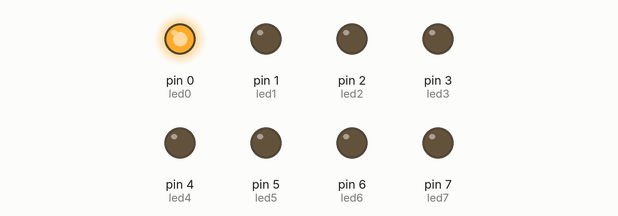
A sketch run on a simulated Arduino Uno, built with avr-gcc and run on an emulated ATmega328P. Parts: output pins drawn as LEDs (lit = HIGH).

Above: at 0.3 s.
At 7.1 s:
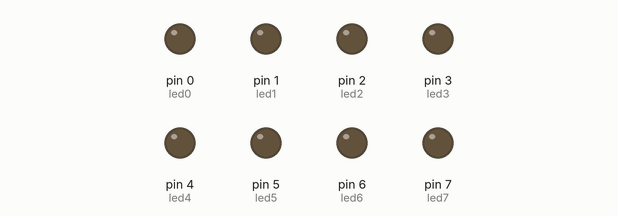
At 9.7 s:
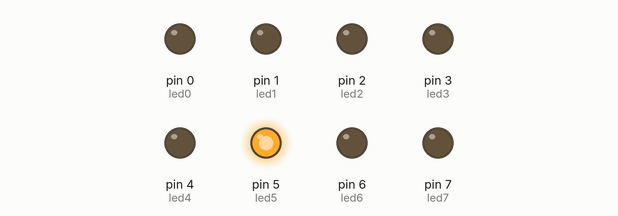
At 11.7 s:
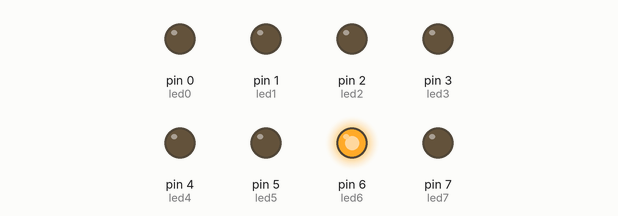
At 13.3 s:
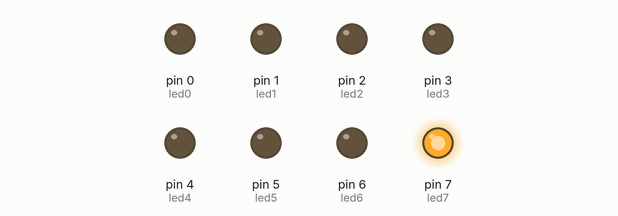
At 16.9 s:
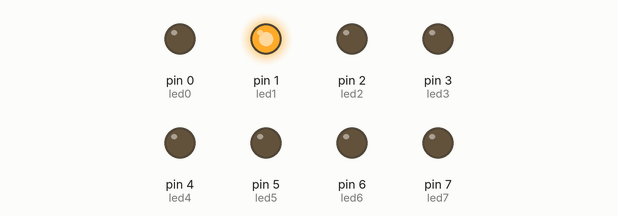
Timing chart, 0 to 19.0 s (numbered marks = the images above):
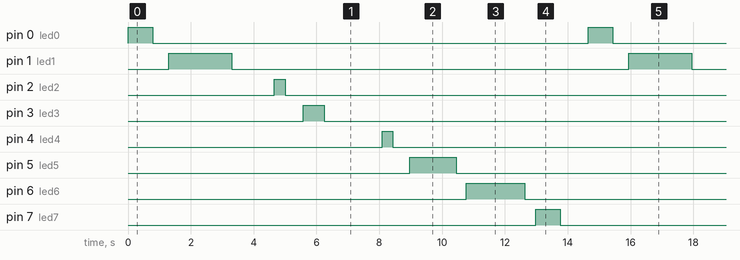

Measured:
- by itself, pin 0 (led0), pin 7 (led7): alternates HIGH for 0.78 s and LOW for 13.9 s
- by itself, pin 1 (led1): alternates HIGH for 2.0 s and LOW for 12.6 s
- by itself, pin 2 (led2), pin 4 (led4): alternates HIGH for 0.34 s and LOW for 14.3 s
- by itself, pin 3 (led3): alternates HIGH for 0.68 s and LOW for 14.0 s
- by itself, pin 5 (led5): alternates HIGH for 1.5 s and LOW for 13.2 s
- by itself, pin 6 (led6): alternates HIGH for 1.9 s and LOW for 12.8 s

The sketch:

blinking_8led.ino
```cpp
//this code to blink two led in two differernt rate
//There are two LEDs whose anodes are connected to PB0 and PB1 respectively.
//The LED0 needs to be flashing with ON time 781ms and OFF time 515ms.
//The LED1 needs to be flashing with ON time 2014ms and OFF time 1348ms.
//The LED2 needs to be flashing with ON time 343ms and OFF time 573ms.
//The LED3 needs to be flashing with ON time 678ms and OFF time 1839ms.
//The LED4 needs to be flashing with ON time 342ms and OFF time 534ms.
//The LED5 needs to be flashing with ON time 1478ms and OFF time 326ms.
//The LED6 needs to be flashing with ON time 1859ms and OFF time 351ms.
//The LED7 needs to be flashing with ON time 777ms and OFF time 888ms.


  int led0 = 0;   //red led
  int led1 = 1;   //orange
  int led2 = 2;   //blue
  int led3 = 3;   //white
  int led4 = 4;   //greeen
  int led5 = 5;   //yellow
  int led6 = 6;   //red
  int led7 = 7;   //blue


void setup() {
  pinMode(led0, OUTPUT);
  pinMode(led1, OUTPUT);
  pinMode(led2, OUTPUT);
  pinMode(led3, OUTPUT);
  pinMode(led4, OUTPUT);
  pinMode(led5, OUTPUT);
  pinMode(led6, OUTPUT);
  pinMode(led7, OUTPUT);

}

void loop() {
  //led0 Red
  digitalWrite(led0, HIGH);   // turn the LED on (HIGH is the voltage level)
  delay(781);                       // wait for 781ms
  digitalWrite(led0, LOW);    // turn the LED off by making the voltage LOW
  delay(515);                       // wait for 515ms

  //led1 Orange
  digitalWrite(led1, HIGH);   // turn the LED on (HIGH is the voltage level)
  delay(2014);                       // wait for 2014ms
  digitalWrite(led1, LOW);    // turn the LED off by making the voltage LOW
  delay(1348);                       // wait for 1348ms


  //led0 Blue
  digitalWrite(led2, HIGH);   // turn the LED on (HIGH is the voltage level)
  delay(343);                       // wait for 343ms
  digitalWrite(led2, LOW);    // turn the LED off by making the voltage LOW
  delay(573);                       // wait for 573ms

  //led1 White
  digitalWrite(led3, HIGH);   // turn the LED on (HIGH is the voltage level)
  delay(678);                       // wait for 678ms
  digitalWrite(led3, LOW);    // turn the LED off by making the voltage LOW
  delay(1839);                       // wait for 1839ms

  //led0 Green
  digitalWrite(led4, HIGH);   // turn the LED on (HIGH is the voltage level)
  delay(342);                       // wait for 342ms
  digitalWrite(led4, LOW);    // turn the LED off by making the voltage LOW
  delay(534);                       // wait for 534ms

  //led1 Yellow
  digitalWrite(led5, HIGH);   // turn the LED on (HIGH is the voltage level)
  delay(1478);                       // wait for 1478ms
  digitalWrite(led5, LOW);    // turn the LED off by making the voltage LOW
  delay(326);                       // wait for 326ms

  //led0 Red
  digitalWrite(led6, HIGH);   // turn the LED on (HIGH is the voltage level)
  delay(1859);                       // wait for 1859ms
  digitalWrite(led6, LOW);    // turn the LED off by making the voltage LOW
  delay(351);                       // wait for 351ms


  //led0 Blue
  digitalWrite(led7, HIGH);   // turn the LED on (HIGH is the voltage level)
  delay(777);                      // wait for 777ms
  digitalWrite(led7, LOW);    // turn the LED off by making the voltage LOW
  delay(888);                       // wait for 888ms


}
```
